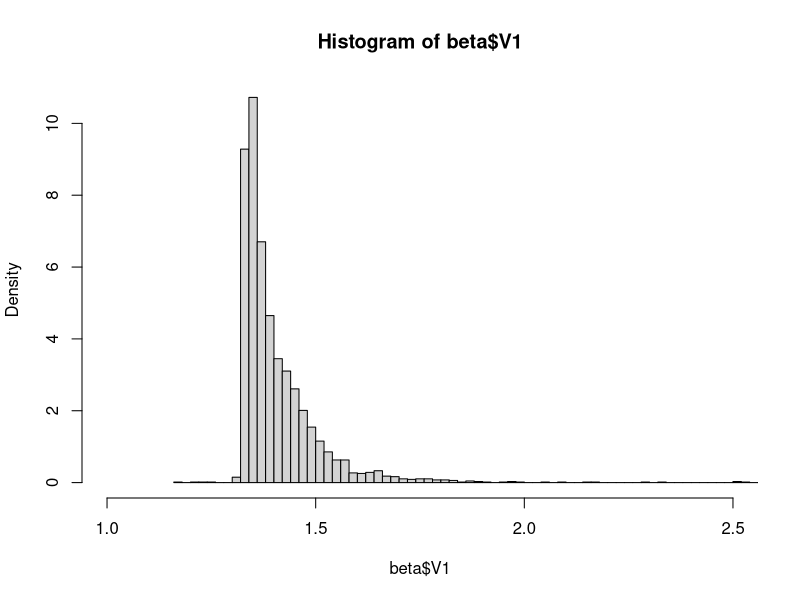

Reproduce this figure in R.
beta = read.table("2d-shdf-surrogate-beta-sampled.dat")
postscript("2d-shdf-surrogate-beta-hist.eps",onefile=FALSE,pointsize=14)
hist(beta$V1, breaks=100, xlim=c(1, 2.5), freq = FALSE)
dev.off()
